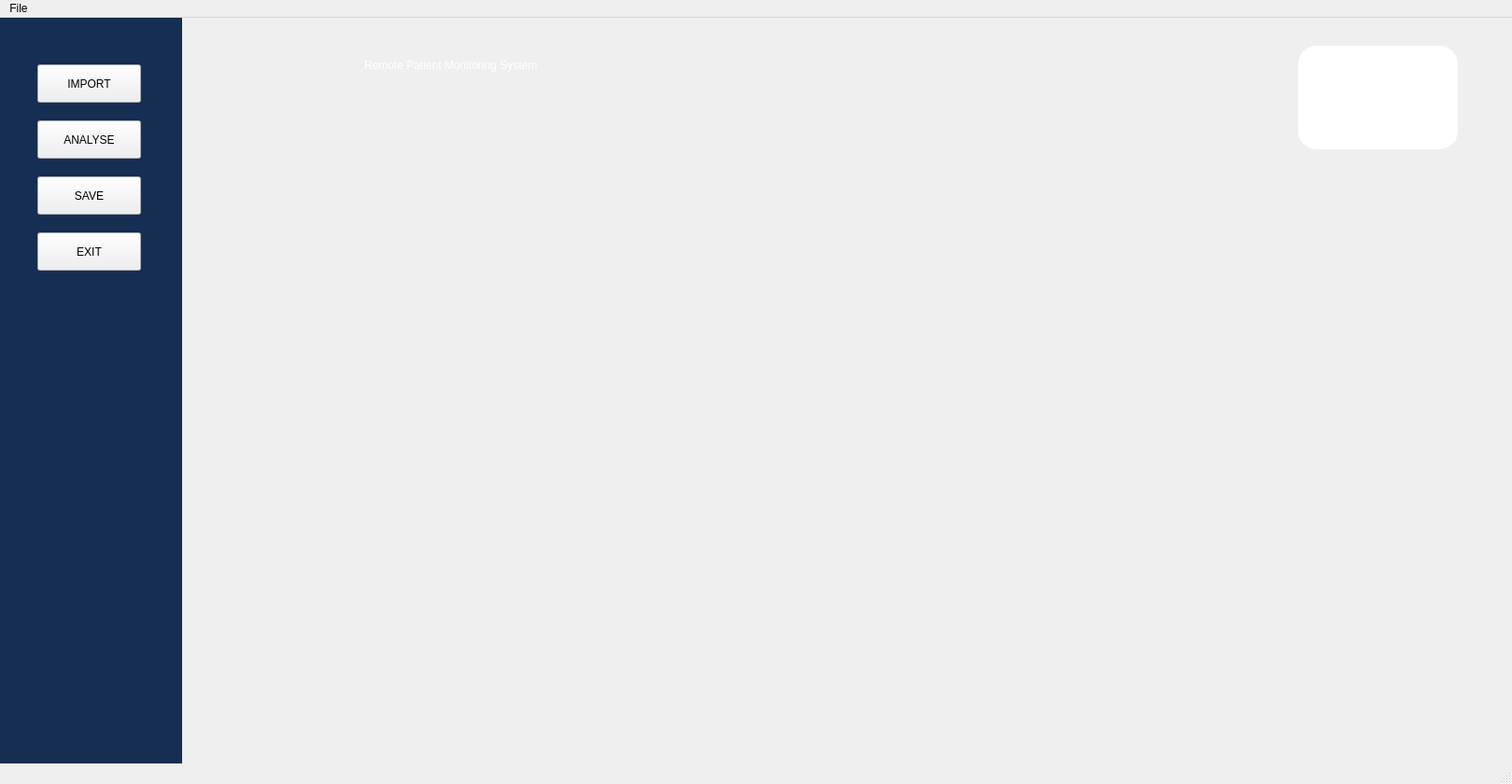
<?xml version="1.0" encoding="UTF-8"?>
<ui version="4.0">
 <class>MainWindow</class>
 <widget class="QMainWindow" name="MainWindow">
  <property name="geometry">
   <rect>
    <x>0</x>
    <y>0</y>
    <width>1619</width>
    <height>840</height>
   </rect>
  </property>
  <property name="windowTitle">
   <string>MainWindow</string>
  </property>
  <widget class="QWidget" name="centralwidget">
   <widget class="QLabel" name="label">
    <property name="geometry">
     <rect>
      <x>0</x>
      <y>-30</y>
      <width>1791</width>
      <height>881</height>
     </rect>
    </property>
    <property name="styleSheet">
     <string notr="true">background-image: url(:/newPrefix/bg.jpg);</string>
    </property>
    <property name="text">
     <string/>
    </property>
   </widget>
   <widget class="QLabel" name="label_3">
    <property name="geometry">
     <rect>
      <x>390</x>
      <y>0</y>
      <width>781</width>
      <height>101</height>
     </rect>
    </property>
    <property name="styleSheet">
     <string notr="true">/*font: 75 30pt &quot;MS Shell Dlg 2&quot;;*/
color: rgb(255, 255, 255);
font: 75 italic 33pt &quot;Times New Roman&quot;;
font: color-white;
</string>
    </property>
    <property name="text">
     <string>Remote Patient Monitoring System</string>
    </property>
   </widget>
   <widget class="QLabel" name="label_2">
    <property name="geometry">
     <rect>
      <x>1390</x>
      <y>30</y>
      <width>171</width>
      <height>111</height>
     </rect>
    </property>
    <property name="styleSheet">
     <string notr="true">image: url(:/logo/logo.png);
background-color: rgb(255, 255, 255);
border-radius:20px;</string>
    </property>
    <property name="text">
     <string/>
    </property>
   </widget>
   <widget class="QLabel" name="label_4">
    <property name="geometry">
     <rect>
      <x>-6</x>
      <y>-5</y>
      <width>201</width>
      <height>821</height>
     </rect>
    </property>
    <property name="styleSheet">
     <string notr="true">background-color: rgb(9, 34, 62);
background-color: rgb(22, 46, 82);</string>
    </property>
    <property name="text">
     <string/>
    </property>
   </widget>
   <widget class="QPushButton" name="pushButton">
    <property name="geometry">
     <rect>
      <x>40</x>
      <y>50</y>
      <width>111</width>
      <height>41</height>
     </rect>
    </property>
    <property name="text">
     <string>IMPORT</string>
    </property>
   </widget>
   <widget class="QPushButton" name="pushButton_3">
    <property name="geometry">
     <rect>
      <x>40</x>
      <y>110</y>
      <width>111</width>
      <height>41</height>
     </rect>
    </property>
    <property name="text">
     <string>ANALYSE</string>
    </property>
   </widget>
   <widget class="QPushButton" name="pushButton_4">
    <property name="geometry">
     <rect>
      <x>40</x>
      <y>230</y>
      <width>111</width>
      <height>41</height>
     </rect>
    </property>
    <property name="text">
     <string>EXIT</string>
    </property>
   </widget>
   <widget class="QPushButton" name="pushButton_5">
    <property name="geometry">
     <rect>
      <x>40</x>
      <y>170</y>
      <width>111</width>
      <height>41</height>
     </rect>
    </property>
    <property name="text">
     <string>SAVE</string>
    </property>
   </widget>
  </widget>
  <widget class="QMenuBar" name="menubar">
   <property name="geometry">
    <rect>
     <x>0</x>
     <y>0</y>
     <width>1619</width>
     <height>26</height>
    </rect>
   </property>
   <widget class="QMenu" name="menuFile">
    <property name="title">
     <string>File</string>
    </property>
    <addaction name="actionOpen_CSV"/>
    <addaction name="actionAnalyse"/>
    <addaction name="actionExit"/>
   </widget>
   <addaction name="menuFile"/>
  </widget>
  <widget class="QStatusBar" name="statusbar"/>
  <action name="actionOpen_CSV">
   <property name="text">
    <string>Open CSV</string>
   </property>
  </action>
  <action name="actionAnalyse">
   <property name="text">
    <string>Analyse</string>
   </property>
  </action>
  <action name="actionExit">
   <property name="text">
    <string>Exit</string>
   </property>
  </action>
 </widget>
 <resources>
  <include location="bgg.qrc"/>
 </resources>
 <connections/>
</ui>
